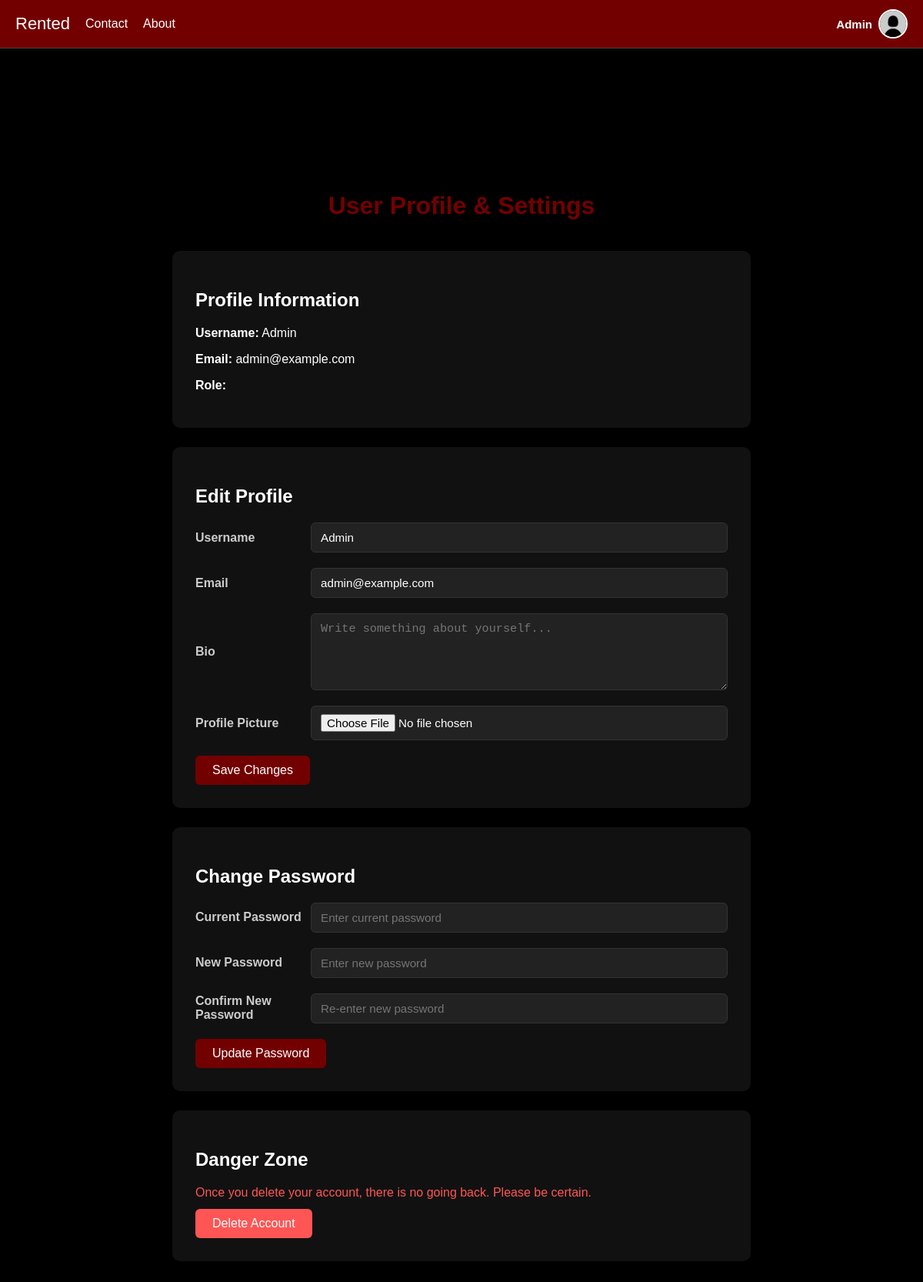
The app's page /profile (signed in) with its own data.
### app.py (models this page shows)
class User(db.Model):
    id = db.Column(db.Integer, primary_key=True)
    username = db.Column(db.String(150), unique=True, nullable=False)
    email = db.Column(db.String(150), unique=True, nullable=True)
    password = db.Column(db.String(150), nullable=False)
    profile_pic = db.Column(db.String(300), default="profile_pics/default.png")
    is_admin = db.Column(db.Boolean, default=False)
    created_at = db.Column(db.DateTime, default=datetime.utcnow)

### app.py (the view)
@app.route("/profile")
def profile():
    if "user_id" not in session:
        return redirect(url_for("login"))
    user = User.query.get(session["user_id"])
    return render_template("profile.html", user=user)

### app.py (called while the page is built)
@app.context_processor
def inject_user():
    if "user_id" in session:
        user = User.query.get(session["user_id"])
        return dict(user=user)
    return dict(user=None)

### templates/profile.html (shortened to what this page needs)
{% extends "base.html" %}
{% block content %}
<div class="container" style="max-width: 800px; margin-top: 100px;">
    <h1 style="text-align:center; color:#730000; margin-bottom:40px;">User Profile & Settings</h1>
    <div class="card modern-card">
        <h2>Profile Information</h2>
        <div class="profile-info">
            <p><strong>Username:</strong> {{ user.username }}</p>
            <p><strong>Email:</strong> {{ user.email }}</p>
            <p><strong>Role:</strong> {{ user.role }}</p>
        </div>
    </div>
    <div class="card modern-card">
        <h2>Edit Profile</h2>
        <form action="/update-profile" method="POST" enctype="multipart/form-data">
            <div class="form-row">
                <label for="username">Username</label>
                <input type="text" id="username" name="username" value="{{ user.username }}">
            </div>
            <div class="form-row">
                <label for="email">Email</label>
                <input type="email" id="email" name="email" value="{{ user.email }}">
            </div>
            <div class="form-row">
                <label for="bio">Bio</label>
                <textarea id="bio" name="bio" placeholder="Write something about yourself...">{{ user.bio }}</textarea>
            </div>
            <div class="form-row">
                <label for="profile_pic">Profile Picture</label>
                <input type="file" id="profile_pic" name="profile_pic" accept="image/*">
            </div>
            <button type="submit" class="btn">Save Changes</button>
        </form>
    </div>
    <div class="card modern-card">
        <h2>Change Password</h2>
        <form action="/update-password" method="POST">
            <div class="form-row">
                <label for="current_password">Current Password</label>
                <input type="password" id="current_password" name="current_password" placeholder="Enter current password" required>
            </div>
            <div class="form-row">
                <label for="new_password">New Password</label>
                <input type="password" id="new_password" name="new_password" placeholder="Enter new password" required>
            </div>
            <div class="form-row">
                <label for="confirm_password">Confirm New Password</label>
                <input type="password" id="confirm_password" name="confirm_password" placeholder="Re-enter new password" required>
            </div>
            <button type="submit" class="btn">Update Password</button>
        </form>
    </div>
    <div class="card modern-card">
        <h2>Danger Zone</h2>
        <p class="danger-text">Once you delete your account, there is no going back. Please be certain.</p>
        <form action="/delete-account" method="POST" onsubmit="return confirm('Are you sure you want to delete your account?');">
            <button type="submit" class="btn btn-danger">Delete Account</button>
        </form>
    </div>
</div>
{% endblock %}

### templates/base.html (shortened to what this page needs)
<!DOCTYPE html>
<html lang="en">
<head>
</head>
<body>
  <nav class="navbar">
    <div class="nav-left">
      <a href="{{ url_for('home') }}" class="logo">Rented</a>
      <a href="{{ url_for('contact') }}">Contact</a>
      <a href="{{ url_for('about') }}">About</a>
    </div>
    <div class="nav-right">
      {% if session.get('user_id') %}
        <div class="user-info">
          <span class="username">{{ user.username }}</span>
          <img src="{{ url_for('static', filename=user.profile_pic) }}" alt="Profile" class="profile-pic">
        </div>
      {% else %}
        <div class="auth-buttons">
          <a href="{{ url_for('login') }}" class="auth-link">Login</a>
          <a href="{{ url_for('signup') }}" class="auth-link">Sign Up</a>
        </div>
      {% endif %}
    </div>
  </nav>
  <div class="container">
    {% block content %}{% endblock %}
  </div>
</body>
</html>

### templates/base.html (style rules this page uses)
*, *::before, *::after { box-sizing: border-box; }
body { margin: 0; font-family: Arial, sans-serif; background: #000; color: #fff; min-height: 100vh; padding-top: 80px; }
a { text-decoration: none; color: inherit; }
.navbar { display: flex; justify-content: space-between; align-items: center; background: #730000; padding: 12px 20px; position: fixed; top: 0; left: 0; right: 0; z-index: 1000; border-bottom: 1px solid #444; }
.nav-left { display: flex; align-items: center; gap: 20px; }
.navbar a { color: #fff; font-weight: 500; }
.logo { font-family: 'Arial Black', sans-serif; font-size: 22px; color: #000; }
.user-info { display: flex; align-items: center; gap: 8px; position: relative; }
.username { font-weight: bold; font-size: 15px; }
.profile-pic { width: 38px; height: 38px; border-radius: 50%; object-fit: cover; cursor: pointer; border: 2px solid #fff; }
.container { max-width: 1000px; margin: 0 auto; padding: 24px; }

### templates/profile.html (style rules this page uses)
.modern-card { background: #111; padding: 30px; margin-bottom: 25px; border-radius: 10px; box-shadow: 0 4px 12px rgba(0,0,0,0.5); transition: transform 0.2s, box-shadow 0.2s; }
.form-row { display: flex; align-items: center; margin-bottom: 20px; }
.form-row label { flex: 0 0 150px; font-weight: bold; color: #ccc; }
.form-row input, .form-row textarea { flex: 1; padding: 10px 12px; border-radius: 6px; border: 1px solid #333; background: #222; color: #fff; font-size: 0.95rem; transition: border-color 0.2s; }
textarea { min-height: 100px; resize: vertical; }
.btn { background: #730000; color: #fff; padding: 10px 22px; border: none; border-radius: 6px; cursor: pointer; font-size: 1rem; font-weight: 500; transition: background 0.2s, transform 0.2s; }
.btn-danger { background: #f55; }
.danger-text { color: #f55; margin-bottom: 12px; }

### records on screen
User: username "Admin", profile_pic (placeholder picture), email "admin@example.com"
